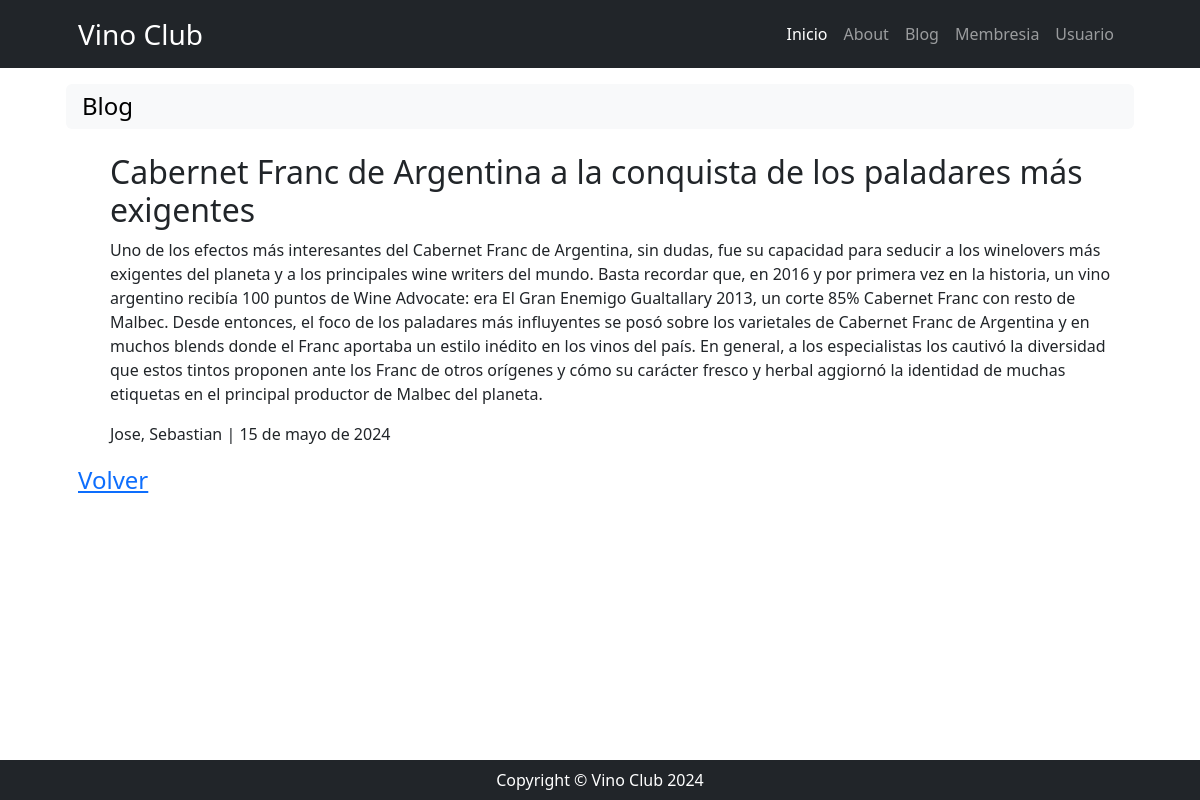
The page /blog/blog/fullview/4 on the database its author committed.
### blog/models.py (models this page shows, shortened)
class Blog(models.Model):
    titulo = models.CharField(max_length=100)
    cuerpo = models.TextField(max_length=3000)
    autor = models.ForeignKey(Usuario, default=None, on_delete=models.SET_NULL, null=True, blank=True)
    fecha = models.DateField(auto_now_add=True)

### usuario/models.py (models this page shows)
class Usuario(models.Model):
    nombre = models.CharField(max_length=45)
    apellido = models.CharField(max_length=45)
    pais_origen_id = models.ForeignKey(Pais, on_delete=models.SET_NULL, blank=True, null=True, verbose_name="país de origen")
    email = models.EmailField(max_length=100)
    password = models.CharField(max_length=200)
    created_at = models.DateField(auto_now_add=True)
    def __str__(self) -> str:
        return f"{self.nombre}, {self.apellido}"

### blog/views.py (the view)
# urls.py: path('blog/fullview/<int:pk>', views.blog_fullview, name='blog_fullview'),
def blog_fullview(request, pk):
    query = models.Blog.objects.get(id=pk)
    return render(request, "blog/blog_fullview.html", {"blog": query})

### blog/templates/blog/blog_fullview.html
{% extends 'core/base.html' %}
{% block title %}
    {% include 'core/components/title1.html' with title='Blog'%}
{% endblock title %}
{% block content %}
    <ul>
        <h2>{{ blog.titulo }}</h2>
        <p>{{ blog.cuerpo }}</p>
        <p>{{ blog.autor }} | {{ blog.fecha }}</p>
    </ul>
    <div class="fs-4 pb-lg-2">
        <a href="{% url 'blog:home' %}">Volver</a>
    </div>
{% endblock content %}

### rows shown on the page
Blog: titulo "Cabernet Franc de Argentina a la conquista de los paladares más exigentes", cuerpo "Uno de los efectos más interesantes del Cabernet Franc de Argentina, sin dudas, fue su capacidad para seducir a los winelovers más exigentes del planeta y a los principales wine writers del mundo. Basta recordar que, en 2016 y por primera vez en la historia, un vino argentino recibía 100 puntos de Wine Advocate: era El Gran Enemigo Gualtallary 2013, un corte 85% Cabernet Franc con resto de Malbec. Desde entonces, el foco de los paladares más influyentes se posó sobre los varietales de Cabernet Franc de Argentina y en muchos blends donde el Franc aportaba un estilo inédito en los vinos del país. En general, a los especialistas los cautivó la diversidad que estos tintos proponen ante los…", autor "Jose, Sebastian", fecha "15 de mayo de 2024"

### other values the page prints
{{ title }} "Blog"
